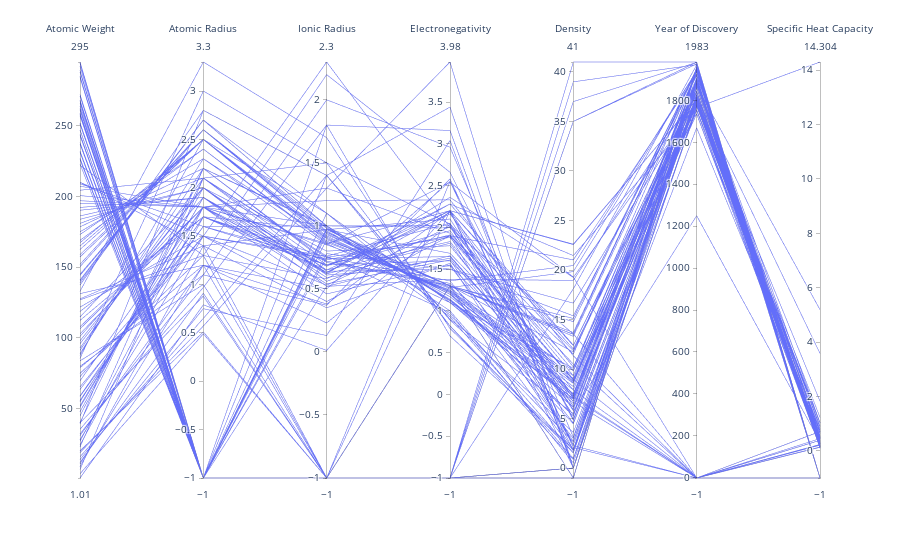

The notebook cell this image was saved under:
### Code cell
fig = px.parallel_coordinates(df, 
                            #   color="Atomic Radius",
                              dimensions=['Atomic Weight',
       "Atomic Radius", 'Phase', 'Most Stable Crystal', 'Type', 'Ionic Radius', 
       'Electronegativity',
       'Density', 'Year of Discovery', 'Specific Heat Capacity'],
                              color_continuous_scale=px.colors.diverging.Tealrose,
                              color_continuous_midpoint=2)
fig.show()
